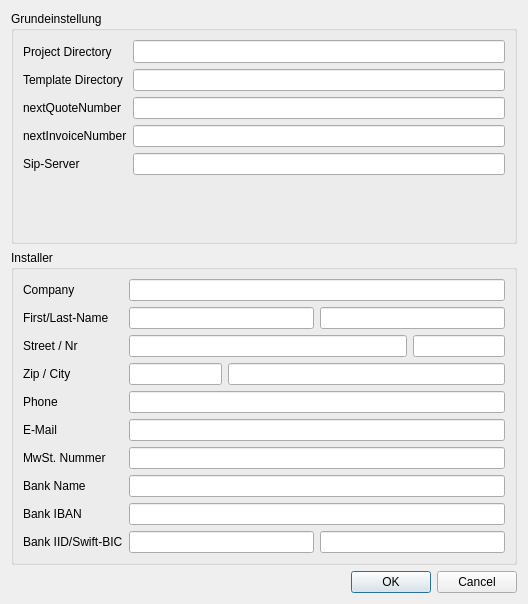
<?xml version="1.0" encoding="UTF-8"?>
<ui version="4.0">
 <class>Preferences</class>
 <widget class="QDialog" name="Preferences">
  <property name="geometry">
   <rect>
    <x>0</x>
    <y>0</y>
    <width>528</width>
    <height>604</height>
   </rect>
  </property>
  <property name="windowTitle">
   <string>Preferences</string>
  </property>
  <property name="modal">
   <bool>true</bool>
  </property>
  <layout class="QVBoxLayout" name="verticalLayout">
   <item>
    <widget class="QGroupBox" name="groupBox_2">
     <property name="sizePolicy">
      <sizepolicy hsizetype="Preferred" vsizetype="Preferred">
       <horstretch>0</horstretch>
       <verstretch>0</verstretch>
      </sizepolicy>
     </property>
     <property name="title">
      <string>Grundeinstellung</string>
     </property>
     <layout class="QFormLayout" name="formLayout">
      <item row="0" column="0">
       <widget class="QLabel" name="projectDirectoryLabel">
        <property name="sizePolicy">
         <sizepolicy hsizetype="Fixed" vsizetype="Preferred">
          <horstretch>0</horstretch>
          <verstretch>0</verstretch>
         </sizepolicy>
        </property>
        <property name="minimumSize">
         <size>
          <width>0</width>
          <height>0</height>
         </size>
        </property>
        <property name="frameShape">
         <enum>QFrame::NoFrame</enum>
        </property>
        <property name="text">
         <string>Project Directory</string>
        </property>
        <property name="scaledContents">
         <bool>false</bool>
        </property>
        <property name="alignment">
         <set>Qt::AlignLeading|Qt::AlignLeft|Qt::AlignVCenter</set>
        </property>
       </widget>
      </item>
      <item row="0" column="1">
       <widget class="QLineEdit" name="projectRoot">
        <property name="enabled">
         <bool>true</bool>
        </property>
        <property name="sizePolicy">
         <sizepolicy hsizetype="Expanding" vsizetype="Fixed">
          <horstretch>0</horstretch>
          <verstretch>0</verstretch>
         </sizepolicy>
        </property>
        <property name="minimumSize">
         <size>
          <width>340</width>
          <height>0</height>
         </size>
        </property>
        <property name="font">
         <font>
          <pointsize>10</pointsize>
         </font>
        </property>
       </widget>
      </item>
      <item row="1" column="0">
       <widget class="QLabel" name="projectDirectoryLabel_2">
        <property name="sizePolicy">
         <sizepolicy hsizetype="Preferred" vsizetype="Preferred">
          <horstretch>0</horstretch>
          <verstretch>0</verstretch>
         </sizepolicy>
        </property>
        <property name="minimumSize">
         <size>
          <width>0</width>
          <height>0</height>
         </size>
        </property>
        <property name="text">
         <string>Template Directory</string>
        </property>
       </widget>
      </item>
      <item row="1" column="1">
       <widget class="QLineEdit" name="templatePath">
        <property name="sizePolicy">
         <sizepolicy hsizetype="Expanding" vsizetype="Fixed">
          <horstretch>0</horstretch>
          <verstretch>0</verstretch>
         </sizepolicy>
        </property>
       </widget>
      </item>
      <item row="2" column="0">
       <widget class="QLabel" name="projectDirectoryLabel_3">
        <property name="sizePolicy">
         <sizepolicy hsizetype="Preferred" vsizetype="Preferred">
          <horstretch>0</horstretch>
          <verstretch>0</verstretch>
         </sizepolicy>
        </property>
        <property name="minimumSize">
         <size>
          <width>0</width>
          <height>0</height>
         </size>
        </property>
        <property name="text">
         <string>nextQuoteNumber</string>
        </property>
       </widget>
      </item>
      <item row="2" column="1">
       <widget class="QLineEdit" name="nextQuoteNumber">
        <property name="sizePolicy">
         <sizepolicy hsizetype="Expanding" vsizetype="Fixed">
          <horstretch>0</horstretch>
          <verstretch>0</verstretch>
         </sizepolicy>
        </property>
       </widget>
      </item>
      <item row="3" column="0">
       <widget class="QLabel" name="projectDirectoryLabel_4">
        <property name="sizePolicy">
         <sizepolicy hsizetype="Preferred" vsizetype="Preferred">
          <horstretch>0</horstretch>
          <verstretch>0</verstretch>
         </sizepolicy>
        </property>
        <property name="minimumSize">
         <size>
          <width>0</width>
          <height>0</height>
         </size>
        </property>
        <property name="text">
         <string>nextInvoiceNumber</string>
        </property>
       </widget>
      </item>
      <item row="3" column="1">
       <widget class="QLineEdit" name="nextInvoiceNumber">
        <property name="sizePolicy">
         <sizepolicy hsizetype="Expanding" vsizetype="Fixed">
          <horstretch>0</horstretch>
          <verstretch>0</verstretch>
         </sizepolicy>
        </property>
       </widget>
      </item>
      <item row="4" column="0">
       <widget class="QLabel" name="projectDirectoryLabel_7">
        <property name="sizePolicy">
         <sizepolicy hsizetype="Preferred" vsizetype="Preferred">
          <horstretch>0</horstretch>
          <verstretch>0</verstretch>
         </sizepolicy>
        </property>
        <property name="minimumSize">
         <size>
          <width>0</width>
          <height>0</height>
         </size>
        </property>
        <property name="frameShape">
         <enum>QFrame::NoFrame</enum>
        </property>
        <property name="text">
         <string>Sip-Server</string>
        </property>
        <property name="alignment">
         <set>Qt::AlignLeading|Qt::AlignLeft|Qt::AlignVCenter</set>
        </property>
       </widget>
      </item>
      <item row="4" column="1">
       <widget class="QLineEdit" name="sipServer">
        <property name="sizePolicy">
         <sizepolicy hsizetype="Expanding" vsizetype="Fixed">
          <horstretch>0</horstretch>
          <verstretch>0</verstretch>
         </sizepolicy>
        </property>
       </widget>
      </item>
     </layout>
    </widget>
   </item>
   <item>
    <widget class="QGroupBox" name="groupBox">
     <property name="title">
      <string>Installer</string>
     </property>
     <layout class="QFormLayout" name="formLayout_2">
      <item row="0" column="0">
       <widget class="QLabel" name="projectDirectoryLabel_5">
        <property name="sizePolicy">
         <sizepolicy hsizetype="Preferred" vsizetype="Preferred">
          <horstretch>0</horstretch>
          <verstretch>0</verstretch>
         </sizepolicy>
        </property>
        <property name="minimumSize">
         <size>
          <width>0</width>
          <height>0</height>
         </size>
        </property>
        <property name="text">
         <string>Company</string>
        </property>
        <property name="alignment">
         <set>Qt::AlignLeading|Qt::AlignLeft|Qt::AlignVCenter</set>
        </property>
       </widget>
      </item>
      <item row="0" column="1">
       <widget class="QLineEdit" name="installer_company"/>
      </item>
      <item row="1" column="0">
       <widget class="QLabel" name="projectDirectoryLabel_6">
        <property name="text">
         <string>First/Last-Name</string>
        </property>
        <property name="alignment">
         <set>Qt::AlignLeading|Qt::AlignLeft|Qt::AlignVCenter</set>
        </property>
       </widget>
      </item>
      <item row="1" column="1">
       <layout class="QHBoxLayout" name="horizontalLayout_3">
        <item>
         <widget class="QLineEdit" name="installer_firstName"/>
        </item>
        <item>
         <widget class="QLineEdit" name="installer_lastName"/>
        </item>
       </layout>
      </item>
      <item row="2" column="0">
       <widget class="QLabel" name="projectDirectoryLabel_8">
        <property name="text">
         <string>Street / Nr</string>
        </property>
        <property name="alignment">
         <set>Qt::AlignLeading|Qt::AlignLeft|Qt::AlignVCenter</set>
        </property>
       </widget>
      </item>
      <item row="2" column="1">
       <layout class="QHBoxLayout" name="horizontalLayout_2">
        <item>
         <widget class="QLineEdit" name="installer_street">
          <property name="sizePolicy">
           <sizepolicy hsizetype="Expanding" vsizetype="Fixed">
            <horstretch>3</horstretch>
            <verstretch>0</verstretch>
           </sizepolicy>
          </property>
         </widget>
        </item>
        <item>
         <widget class="QLineEdit" name="installer_streetNumber">
          <property name="sizePolicy">
           <sizepolicy hsizetype="Expanding" vsizetype="Fixed">
            <horstretch>1</horstretch>
            <verstretch>0</verstretch>
           </sizepolicy>
          </property>
         </widget>
        </item>
       </layout>
      </item>
      <item row="3" column="0">
       <widget class="QLabel" name="projectDirectoryLabel_9">
        <property name="text">
         <string>Zip / City</string>
        </property>
        <property name="alignment">
         <set>Qt::AlignLeading|Qt::AlignLeft|Qt::AlignVCenter</set>
        </property>
       </widget>
      </item>
      <item row="3" column="1">
       <layout class="QHBoxLayout" name="horizontalLayout_4">
        <item>
         <widget class="QLineEdit" name="installer_zip">
          <property name="sizePolicy">
           <sizepolicy hsizetype="Expanding" vsizetype="Fixed">
            <horstretch>1</horstretch>
            <verstretch>0</verstretch>
           </sizepolicy>
          </property>
         </widget>
        </item>
        <item>
         <widget class="QLineEdit" name="installer_city">
          <property name="sizePolicy">
           <sizepolicy hsizetype="Expanding" vsizetype="Fixed">
            <horstretch>3</horstretch>
            <verstretch>0</verstretch>
           </sizepolicy>
          </property>
         </widget>
        </item>
       </layout>
      </item>
      <item row="4" column="0">
       <widget class="QLabel" name="projectDirectoryLabel_11">
        <property name="text">
         <string>Phone</string>
        </property>
        <property name="alignment">
         <set>Qt::AlignLeading|Qt::AlignLeft|Qt::AlignVCenter</set>
        </property>
       </widget>
      </item>
      <item row="5" column="0">
       <widget class="QLabel" name="projectDirectoryLabel_12">
        <property name="text">
         <string>E-Mail</string>
        </property>
        <property name="alignment">
         <set>Qt::AlignLeading|Qt::AlignLeft|Qt::AlignVCenter</set>
        </property>
       </widget>
      </item>
      <item row="5" column="1">
       <widget class="QLineEdit" name="installer_email"/>
      </item>
      <item row="6" column="0">
       <widget class="QLabel" name="projectDirectoryLabel_16">
        <property name="text">
         <string>MwSt. Nummer</string>
        </property>
        <property name="alignment">
         <set>Qt::AlignLeading|Qt::AlignLeft|Qt::AlignVCenter</set>
        </property>
       </widget>
      </item>
      <item row="6" column="1">
       <widget class="QLineEdit" name="installer_vat"/>
      </item>
      <item row="7" column="0">
       <widget class="QLabel" name="projectDirectoryLabel_13">
        <property name="text">
         <string>Bank Name</string>
        </property>
        <property name="alignment">
         <set>Qt::AlignLeading|Qt::AlignLeft|Qt::AlignVCenter</set>
        </property>
       </widget>
      </item>
      <item row="7" column="1">
       <widget class="QLineEdit" name="installer_bankName"/>
      </item>
      <item row="8" column="0">
       <widget class="QLabel" name="projectDirectoryLabel_14">
        <property name="text">
         <string>Bank IBAN</string>
        </property>
        <property name="alignment">
         <set>Qt::AlignLeading|Qt::AlignLeft|Qt::AlignVCenter</set>
        </property>
       </widget>
      </item>
      <item row="8" column="1">
       <widget class="QLineEdit" name="installer_bankIban"/>
      </item>
      <item row="9" column="0">
       <widget class="QLabel" name="projectDirectoryLabel_15">
        <property name="text">
         <string>Bank IID/Swift-BIC</string>
        </property>
        <property name="alignment">
         <set>Qt::AlignLeading|Qt::AlignLeft|Qt::AlignVCenter</set>
        </property>
       </widget>
      </item>
      <item row="9" column="1">
       <layout class="QHBoxLayout" name="horizontalLayout_5">
        <item>
         <widget class="QLineEdit" name="installer_bankIid"/>
        </item>
        <item>
         <widget class="QLineEdit" name="installer_bankBic"/>
        </item>
       </layout>
      </item>
      <item row="4" column="1">
       <widget class="QLineEdit" name="installer_phone"/>
      </item>
     </layout>
    </widget>
   </item>
   <item>
    <widget class="QDialogButtonBox" name="buttonBox">
     <property name="orientation">
      <enum>Qt::Horizontal</enum>
     </property>
     <property name="standardButtons">
      <set>QDialogButtonBox::Cancel|QDialogButtonBox::Ok</set>
     </property>
    </widget>
   </item>
  </layout>
 </widget>
 <tabstops>
  <tabstop>projectRoot</tabstop>
  <tabstop>templatePath</tabstop>
  <tabstop>nextQuoteNumber</tabstop>
  <tabstop>nextInvoiceNumber</tabstop>
  <tabstop>installer_company</tabstop>
  <tabstop>installer_firstName</tabstop>
  <tabstop>installer_lastName</tabstop>
  <tabstop>installer_street</tabstop>
  <tabstop>installer_streetNumber</tabstop>
  <tabstop>installer_zip</tabstop>
  <tabstop>installer_city</tabstop>
  <tabstop>installer_email</tabstop>
 </tabstops>
 <resources/>
 <connections>
  <connection>
   <sender>buttonBox</sender>
   <signal>accepted()</signal>
   <receiver>Preferences</receiver>
   <slot>accept()</slot>
   <hints>
    <hint type="sourcelabel">
     <x>248</x>
     <y>254</y>
    </hint>
    <hint type="destinationlabel">
     <x>157</x>
     <y>274</y>
    </hint>
   </hints>
  </connection>
  <connection>
   <sender>buttonBox</sender>
   <signal>rejected()</signal>
   <receiver>Preferences</receiver>
   <slot>reject()</slot>
   <hints>
    <hint type="sourcelabel">
     <x>316</x>
     <y>260</y>
    </hint>
    <hint type="destinationlabel">
     <x>286</x>
     <y>274</y>
    </hint>
   </hints>
  </connection>
 </connections>
</ui>
